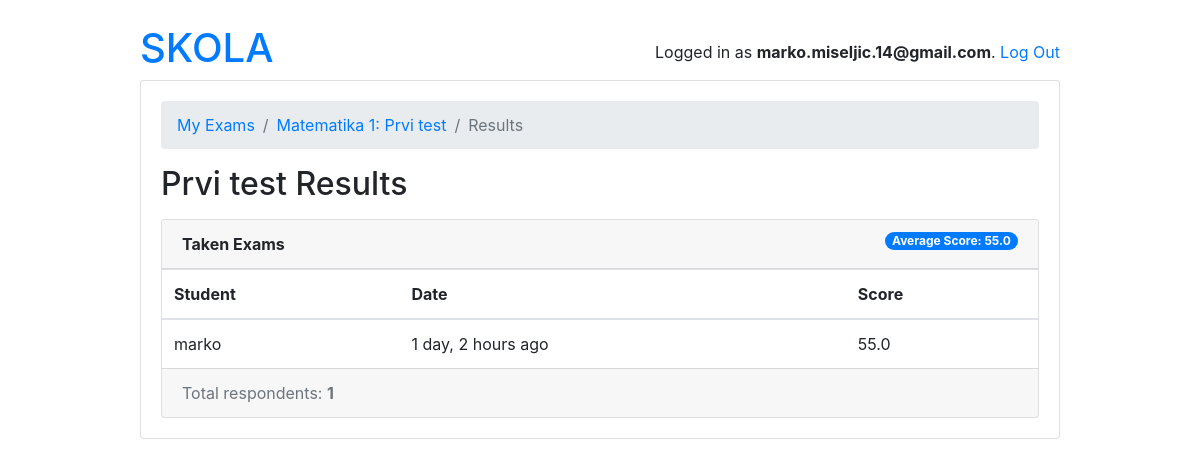
/teachers/exam/13/results/ (signed in), run on the app's committed database.
### account/models.py (models this page shows, shortened)
class User(AbstractUser):
    first_name = models.CharField(max_length=220)
    last_name = models.CharField(max_length=220)
    email = models.EmailField()
    is_student = models.BooleanField(default=False)
    is_teacher = models.BooleanField(default=False)

class TakenExam(models.Model):
    student = models.ForeignKey(Student, on_delete=models.CASCADE, related_name='taken_exams')
    exam = models.ForeignKey(Exam, on_delete=models.CASCADE, related_name='taken_exams')
    score = models.FloatField()
    date = models.DateTimeField(auto_now_add=True)

class Student(models.Model):
    user = models.OneToOneField('User', on_delete=models.CASCADE, primary_key=True, related_name='student')
    exams = models.ManyToManyField(Exam, through='TakenExam')

### school/models.py (models this page shows, shortened)
class Exam(models.Model):
    type = models.CharField(max_length=100)
    active = models.BooleanField(default=False)
    duration = models.IntegerField()
    nuber_of_questions = models.IntegerField()
    required_score_to_pass = models.IntegerField(help_text="required score in %")
    subject  = models.ForeignKey(Subject, on_delete=models.CASCADE)
    owner = models.ForeignKey('account.User', on_delete=models.CASCADE, related_name='exams')
    def __str__(self):
        return f"{self.subject}: {self.type}"

class Subject(models.Model):
    name = models.CharField(max_length=220)
    school = models.ManyToManyField(School)
    def __str__(self):
        return self.name

### account/views.py (the view)
# urls.py: path('exam/<int:pk>/results/', ExamResultsView.as_view(), name='exam_results'),
class ExamResultsView(DetailView):
    model = Exam
    context_object_name = 'exam'
    template_name = 'teachers/exam_results.html'
    def get_context_data(self, **kwargs):
        exam = self.get_object()
        taken_exams = exam.taken_exams.select_related('student__user').order_by('-date')
        total_taken_exams = taken_exams.count()
        exam_score = exam.taken_exams.aggregate(average_score=Avg('score'))
        extra_content = {
            'taken_exams': taken_exams,
            'total_taken_exams': total_taken_exams,
            'exam_score': exam_score
        }
        kwargs.update(extra_content)
        return super().get_context_data(**kwargs)
    def get_queryset(self):
        return self.request.user.exams.all()

### templates/teachers/exam_results.html
{% extends '../base.html' %}
{% load crispy_forms_tags humanize  %}
{% block content %}
    <nav aria-label="breadcrumb">
        <ol class="breadcrumb">
            <li class="breadcrumb-item"><a href="{% url 'teachers:exam_change_list' %}" >My Exams</a></li>
            <li class="breadcrumb-item"><a href="{% url 'teachers:exam_change' exam.pk %}">{{ exam }}</a></li>
            <li class="breadcrumb-item active" aria-current="page">Results</li>
        </ol>
    </nav>
    <h2 class="mb-3">{{ exam.type }} Results</h2>
    <div class="card">
        <div class="card-header">
            <strong>Taken Exams</strong>
            <span class="badge badge-pill badge-primary float-right">Average Score: {{exam_score.average_score|default_if_none:0.0 }}</span>
        </div>
        <table class="table mb-0">
            <thead>
                <tr>
                    <th>Student</th>
                    <th>Date</th>
                    <th>Score</th>
                </tr>
            </thead>
            <tbody>
                {% for taken_exam in taken_exams %}
                    <tr>
                        <td>{{ taken_exam.student.user.username }}</td>
                        <td>{{ taken_exam.date|naturaltime }}</td>
                        <td>{{ taken_exam.score }}</td>
                    </tr>
                {% endfor %}
            </tbody>
        </table>
        <div class="card-footer text-muted">
            Total respondents: <strong>{{ total_taken_exams }}</strong>
        </div>
    </div>
{% endblock content %}

### templates/base.html (shortened to what this page needs)
{% load static %}
<!doctype html>
<html lang="eng">
<head>
    <link rel="stylesheet" href="https://cdn.jsdelivr.net/npm/bootstrap@4.5.3/dist/css/bootstrap.min.css"
>
</head>
<body>
    <div class="container my-4">
        <div class="row justify-content-center">
            <div class="col-md-10 col-sm-12">
                <div class="row">
                    <div class="col-6">
                        <h1>
                            {% if user.is_authenticated and user.is_student %}
                                <a href="students:exam_list">SKOLA</a>
                            {% elif user.is_authenticated and user.is_teacher %}
                                <a href="teachers:exam_change_list">SKOLA</a>
                            {% endif %}
                        </h1>
                    </div>
                    <div class="col-6 text-right">
                        {% if user.is_authenticated %}
                        <p class="pt-3">Logged in as <strong>{{user.email}}</strong>. <a href="{% url 'logout' %}">Log Out</a></p>
                        {% else %}
                        <a href="{% url 'login' %}" class="btn btn-light" role="button">Log in</a>
                        {% endif %}
                    </div>
                </div>
                <div class="card mb-3">
                    <div class="card-body">
                        {% block content %}
                        {% endblock content %}
                    </div>
                </div>
            </div>
        </div>
    </div>
</body>
</html>

### data on the page
User: email "marko.miseljic.14@gmail.com"
Exam: subject+type "Matematika 1: Prvi test", type "Prvi test"
TakenExam: student.user.username "marko", date "1 day, 2 hours ago", score "55.0"

### other printed values
{{ exam_score.average_score|default_if_none:0.0 }} "55.0"
{{ total_taken_exams }} "1"
